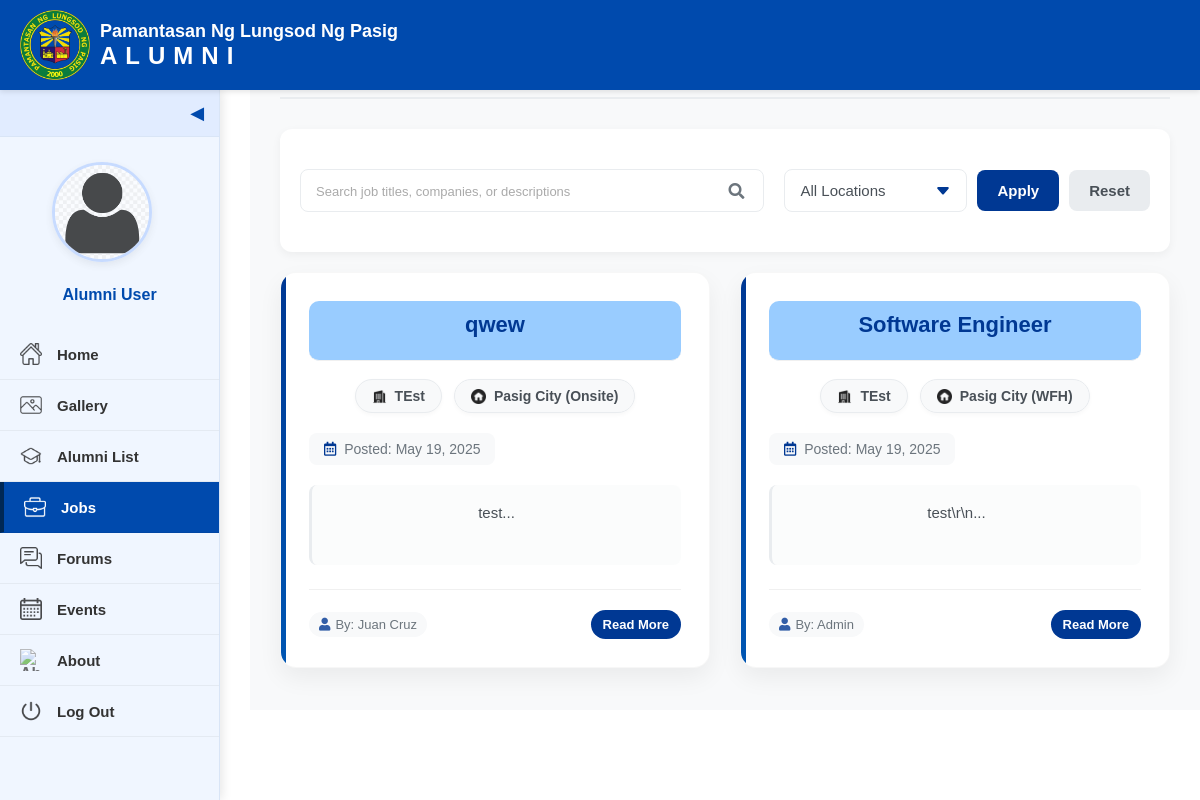
/alumni-job.php, run on the app's committed database.
### tables this page shows
CREATE TABLE `careers` (
  `id` int(30) NOT NULL,
  `company` varchar(250) NOT NULL,
  `location` text NOT NULL,
  `job_title` text NOT NULL,
  `description` text NOT NULL,
  `user_id` varchar(9) NOT NULL,
  `date_created` datetime NOT NULL DEFAULT current_timestamp()
);

CREATE TABLE `users` (
  `id` int(11) NOT NULL,
  `alumni_id` varchar(20) NOT NULL,
  `name` text NOT NULL,
  `username` varchar(200) NOT NULL,
  `password` text NOT NULL,
  `type` tinyint(1) NOT NULL DEFAULT 3 COMMENT '1=Admin,2=Alumni officer, 3= alumnus',
  `auto_generated_pass` text NOT NULL,
  `reset_token` varchar(64) DEFAULT NULL,
  `token_expiry` datetime DEFAULT NULL,
  `is_default_password` tinyint(1) NOT NULL DEFAULT 1 COMMENT '1=Using default password, 0=Password changed'
);

### alumni-job.php (the view, shortened to what this page needs)
<?php
include 'admin/db_connect.php';
$page = isset($_GET['page']) ? intval($_GET['page']) : 1;
$items_per_page = 6;
$offset = ($page - 1) * $items_per_page;
$search = isset($_GET['search']) ? $_GET['search'] : '';
$where_sql = '';
$query = "SELECT c.*, u.name as posted_by
          FROM careers c
          LEFT JOIN users u ON c.user_id = u.alumni_id
          $where_sql
          ORDER BY c.date_created DESC
          LIMIT $offset, $items_per_page";
$stmt = $conn->prepare($query);
$stmt->execute();
$result = $stmt->get_result();
$avatar = 'images/avatar.png';
$display_name = 'Alumni User';
?>
<!DOCTYPE html>
<html lang="en">
<head>
  <link rel="stylesheet" href="style.css" />
  <link rel="stylesheet" href="alumni-job.css" />
  <link rel="stylesheet" href="https://cdnjs.cloudflare.com/ajax/libs/font-awesome/5.15.4/css/all.min.css">
</head>
<body>
  <div class="interface-header">
    <img src="images/logo.png" alt="PLP Logo" class="logo-interface" />
    <div class="text">
      <div class="school-name">Pamantasan Ng Lungsod Ng Pasig</div>
      <div class="alumni-title">ALUMNI</div>
    </div>
  </div>
  <div class="sidebar" id="sidebar">
    <div class="toggle-btn" onclick="toggleSidebar()">&#x25C0;</div>
    <div class="sidebar-content">
      <div class="profile-section">
        <a href="alumni-manage-profile.php" class="profile-pic">
          <img src="<?php echo htmlspecialchars($avatar); ?>" alt="Profile Picture" />
        </a>
        <div class="profile-name"><?php echo htmlspecialchars($display_name); ?></div>
      </div>
      <a href="alumni-home.php"><img src="images/home.png" alt="Home" /><span>Home</span></a>
      <a href="alumni-gallery.php"><img src="images/gallery.png" alt="Gallery" /><span>Gallery</span></a>
      <a href="alumni-list.php"><img src="images/alumni_list.png" alt="Alumni List" /><span>Alumni List</span></a>
      <a href="alumni-job.php" class="active"><img src="images/jobs.png" alt="Jobs" /><span>Jobs</span></a>
      <a href="alumni-forums.php"><img src="images/forums.png" alt="Forums" /><span>Forums</span></a>
      <a href="alumni-events.php"><img src="images/calendar.png" alt="Events" /><span>Events</span></a>
      <a href="alumni-about.php"><img src="images/about.png" alt="About" /><span>About</span></a>
      <a href="landing.php"><img src="images/log-out.png" alt="Log Out" /><span>Log Out</span></a>
    </div>
  </div>
  <div class="job-main-content">
    <div class="job-header">
      <h1>Job Opportunities</h1>
      <?php if(isset($_SESSION['login_id'])): ?>
      <button class="post-job-btn" onclick="openPostJobModal()">
        <i class="fas fa-plus-circle"></i> Post a Job Opportunity
      </button>
      <?php else: ?>
      <div class="login-notice">
        <a href="login.php" class="login-link">Log in</a> to post job opportunities
      </div>
      <?php endif; ?>
    </div>
    <form method="GET" action="" class="search-filter-form">
      <div class="search-bar">
        <input type="text" id="search" name="search" placeholder="Search job titles, companies, or descriptions" value="<?php echo htmlspecialchars($search); ?>" />
        <button type="submit" id="searchIcon"><i class="fas fa-search"></i></button>
      </div>
      <div class="filter-options">
        <select name="location" class="filter-select">
          <option value="">All Locations</option>
        </select>
        <button type="submit" class="apply-filter-btn">Apply</button>
        <a href="alumni-job.php" class="reset-btn">Reset</a>
      </div>
    </form>
    <div class="job-cards">
      <?php if($result->num_rows > 0): ?>
        <?php while($job = $result->fetch_assoc()): ?>
          <div class="job-card">
            <h2><span><?php echo htmlspecialchars($job['job_title']); ?></span></h2>
            <div class="job-meta">
              <div><img src="images/job-company.png" class="icon-job" /> <?php echo htmlspecialchars($job['company']); ?></div>
              <div><img src="images/job-home.png" class="icon-job" /> <?php echo htmlspecialchars($job['location']); ?></div>
            </div>
            <div class="job-date">
              <i class="far fa-calendar-alt"></i> Posted: <?php echo date('F d, Y', strtotime($job['date_created'])); ?>
            </div>
            <p><?php echo substr(strip_tags(html_entity_decode($job['description'])), 0, 150) . '...'; ?></p>
            <div class="job-footer">
              <div class="job-actions-top">
                <span class="posted-by">
                  <i class="fas fa-user"></i> By: <?php echo htmlspecialchars($job['posted_by'] ?? 'Admin'); ?>
                </span>
                <button class="read-more" data-id="<?php echo $job['id']; ?>">Read More</button>
              </div>
            </div>
          </div>
        <?php endwhile; ?>
      <?php endif; ?>
    </div>
  </div>
</body>
</html>

### data on the page
careers: job_title "qwew", company "TEst", location "Pasig City (Onsite)", date_created "May 19, 2025", description "test", users.name "Juan Cruz"
careers: job_title "Software Engineer", company "TEst", location "Pasig City (WFH)", date_created "May 19, 2025", description "test\\r\\n", posted_by "Admin"

### other printed values
$display_name "Alumni User"
